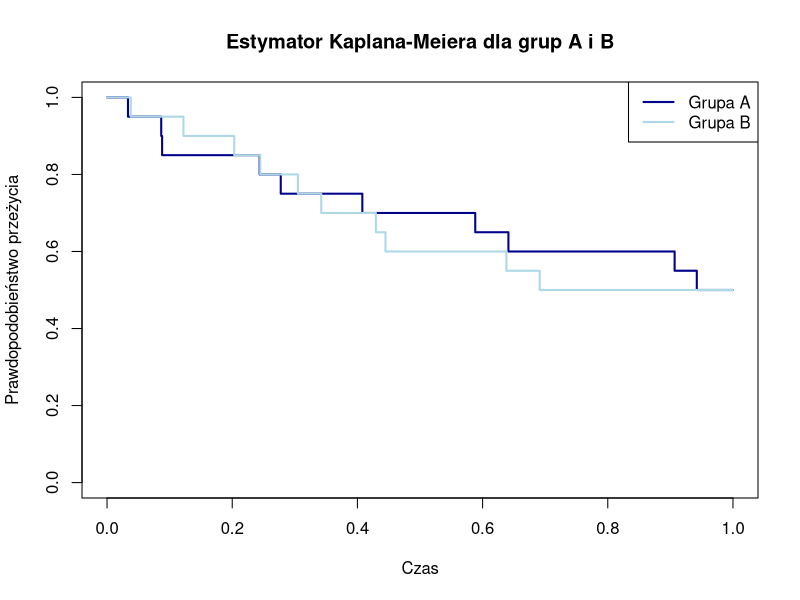
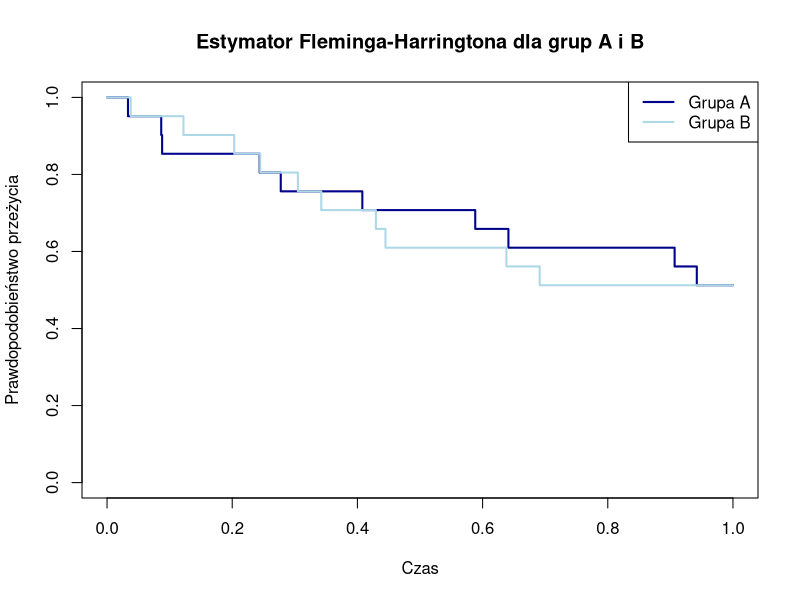
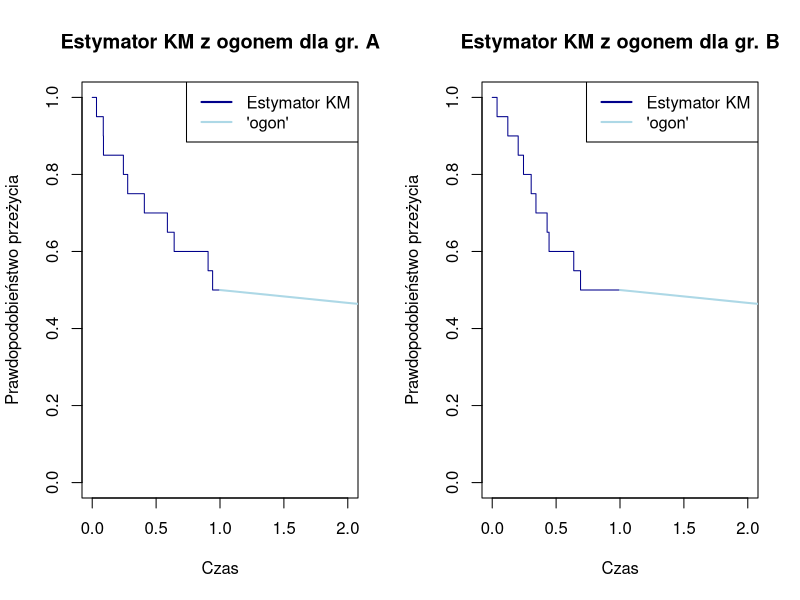
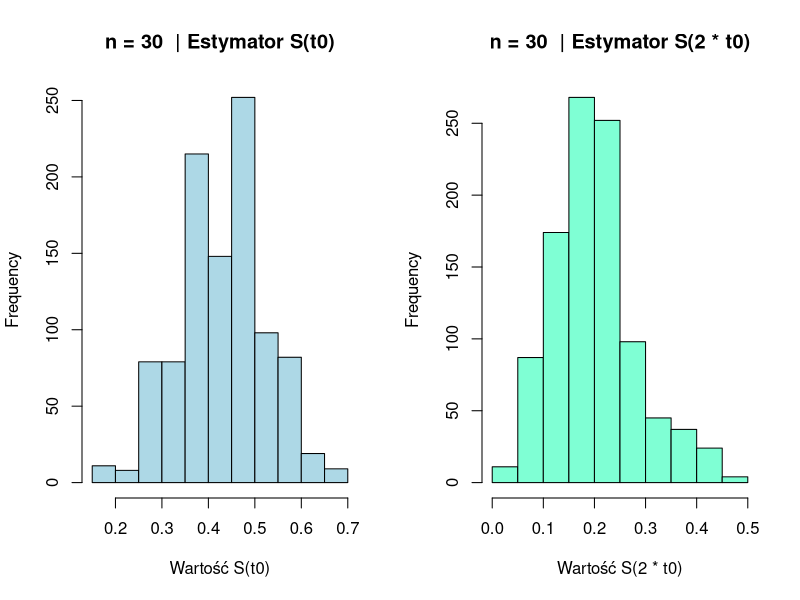
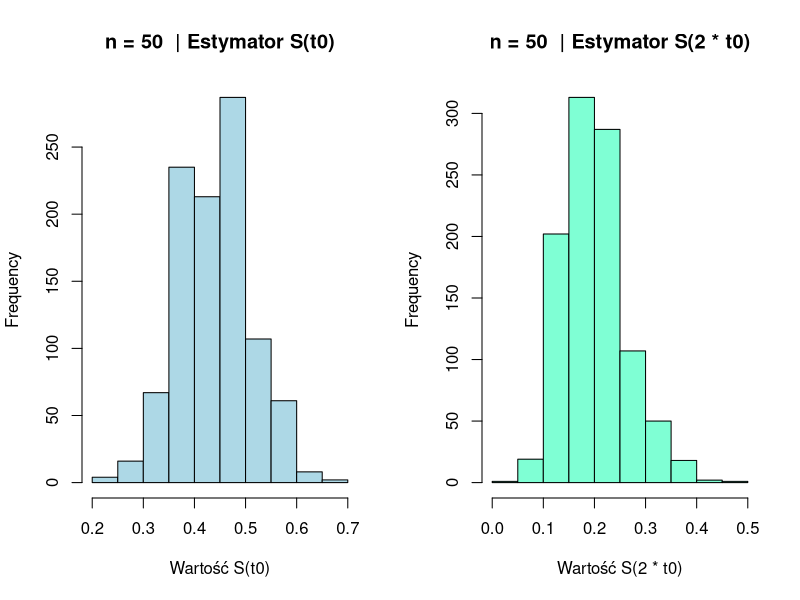
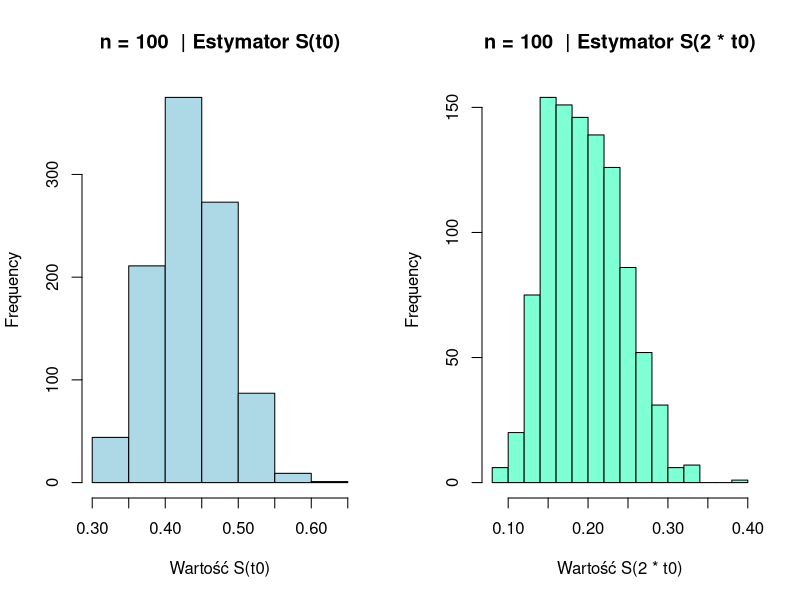

Reproduce these figures in R, in order.
## ---- chunk 1
knitr::opts_chunk$set(warning = FALSE, message = FALSE) 
knitr::opts_chunk$set(fig.pos = "H", out.extra = "", fig.align = "center")
library(knitr)
library(kableExtra)
## ---- chunk 2
n=20
t0=1
delta=numeric(n)
grupa_A <- numeric(n)
grupa_B <- numeric(n)

grupa_A[1:10] <- c(0.03345514, 0.08656403, 0.08799947, 0.24385821, 0.27755032,
0.40787247, 0.58825664, 0.64125620, 0.90679161, 0.94222208)

grupa_B[1:10] <- c(0.03788958, 0.12207257, 0.20319983, 0.24474299, 0.30492413,
0.34224462, 0.42950144, 0.44484582, 0.63805066, 0.69119721)

## cenzurowanie I-go typu

grupa_A[11:20] <- t0
grupa_B[11:20] <- t0

delta_A <- c(rep(1, 10), rep(0, 10))
delta_B <- c(rep(1, 10), rep(0, 10))

dane_A <- data.frame(czas = grupa_A, delta = delta_A)
dane_B <- data.frame(czas = grupa_B, delta = delta_B)
## ---- chunk 3

## zostawione dla histori
KM <- function(t,dane){
    n <- length(dane)
    i <- 1
    iloczyn <- 1
    while (i <= n && dane$czas[i] <= t) {
      iloczyn = iloczyn *(1-dane$delta[i]/(n-i+1))
      i=i+1
    }
    return(iloczyn)
}

## ---- chunk 4
library(survival)

km_fit_a <- survfit(Surv(czas,delta)~1, dane_A)
result_km_a <- data.frame(time = km_fit_a$time, surv = km_fit_a$surv)

km_fit_b <- survfit(Surv(czas,delta)~1, dane_B)
result_km_b <- data.frame(time = km_fit_b$time, surv = km_fit_b$surv)


plot(km_fit_a, col = "darkblue",conf.int = FALSE, lwd = 2, 
     xlab = "Czas", ylab = "Prawdopodobieństwo przeżycia", 
     main = "Estymator Kaplana-Meiera dla grup A i B",
     xlim = c(0, 1))
lines(km_fit_b, col = "lightblue",conf.int = FALSE, lwd = 2)
legend("topright",
       legend = c("Grupa A", "Grupa B"),
       col = c("darkblue", "lightblue"),
       lwd = 2)
## ---- chunk 5
fh_fit_a <- survfit(Surv(czas,delta)~1, dane_A, type = "fleming-harrington")
result_fh_a <- data.frame(time = fh_fit_a$time, surv = fh_fit_a$surv)

fh_fit_b <- survfit(Surv(czas,delta)~1, dane_B, type = "fleming-harrington")
result_fh_b <- data.frame(time = fh_fit_b$time, surv = fh_fit_b$surv)

plot(fh_fit_a, conf.int = FALSE, col = "darkblue", lwd = 2, 
     xlab = "Czas", ylab = "Prawdopodobieństwo przeżycia", 
     main = "Estymator Fleminga-Harringtona dla grup A i B",
     xlim = c(0, 1))
lines(fh_fit_b,conf.int = FALSE, col = "lightblue", lwd = 2)
legend("topright",
       legend = c("Grupa A", "Grupa B"),
       col = c("darkblue", "lightblue"),
       lwd = 2)
## ---- chunk 6

est <- function(time,km,t0){
  y <- numeric(length(time))
  i <- 1
  for (t in time){
    y[i] <- exp(log(min(km))*t/t0)
    i = i+1
  }
  return(y)
}

wykres <- function(dane,t0,nazwa_wykresu){
  km_fit <- survfit(Surv(czas,delta)~1, dane)
  ogonx <- seq(from = (t0), to = 2*t0, by = 0.1)
  ogony <- est(ogonx,km_fit$surv,t0)
  plot(km_fit, col = "darkblue",conf.int = FALSE,
       xlab = "Czas", ylab = "Prawdopodobieństwo przeżycia", 
       main = nazwa_wykresu,
       xlim = c(0, t0*2))
  lines(ogony, col = "lightblue", lwd = 2)
  legend("topright",
         legend = c("Estymator KM", "'ogon'"),
         col = c("darkblue", "lightblue"),
         lwd = 2)
}
## ---- chunk 7

par(mfrow = c(1,2))
wykres(dane_A,1,"Estymator KM z ogonem dla gr. A")

wykres(dane_B,1,"Estymator KM z ogonem dla gr. B")
## ---- chunk 8
typ_I <- function(t0, alfa, lambda, n){
  p <- runif(n)
  X<-numeric(n)
  delta <-numeric(n)
  for(i in 1:n){
  X[i]=(-(1/lambda))*log(1-(p[i])^(1/alfa))
  if(X[i]>t0){
    X[i] <- t0
    delta[i] <- 0
  }else{delta[i]<-1}}
  return(data.frame(X = X, delta = delta))
}
est <- function(time,km,t0){
  y <- numeric(length(time))
  i <- 1
  for (t in time){
    y[i] <- exp(log(min(km))*t/t0)
    i = i+1
  }
  return(y)
}
est_KM_ogon <- function(dane,t0){
  km_fit <- survfit(Surv(X,delta)~1, dane)
  ogonx <- seq(from = (t0+0.1), to = 2*t0, by = 0.1)
  ogony <- est(ogonx,km_fit$surv,t0)
  fy <- c(km_fit$surv, ogony)
  fx <- c(km_fit$time, ogonx)
  funkcja <- data.frame(x = fx, y = fy)
  xt0 <- funkcja$y[funkcja$x == t0]
  x2t0 <- funkcja$y[funkcja$x == 2*t0]
  return(c(xt0,x2t0))
  
}
par(mfrow = c(1,2))

histogramy <- function(alfa,lambda,t0,m,n_list){
  for(n in n_list){
    st0 <- numeric(m)
    s2t0 <- numeric(m)
    for(i in (1:m)){
      dane <- typ_I(t0,alfa,lambda,n)
      s <- est_KM_ogon(dane,t0)
      st0[i]<- s[1]
      s2t0[i]<- s[2]
    }
    hist(st0, col = "lightblue", 
         main = paste("n =", n, " | Estymator S(t0)"), 
         xlab = "Wartość S(t0)")
    hist(s2t0, col = "aquamarine",
         main = paste("n =", n, " | Estymator S(2 * t0)"), 
         xlab = "Wartość S(2 * t0)")
  }
}
n_list <- c(30,50,100)
alfa <- 4
lambda <- 1
t0 <- sqrt(alfa)/lambda
m <- 1000

histogramy(alfa,lambda,t0,m,n_list)
## ---- chunk 9
library(survival)
est <- function(t,km,t0){return(exp(log(km)*t/t0))}
## ---- chunk 10
sr_czas_KM <- function(dane,t0){
  km_fit <- survfit(Surv(czas,delta)~1, dane)
  bez_ogonu <- sum(diff(c(0,km_fit$time))*c(1,km_fit$surv[-length(km_fit$surv)]))
  ogon <- integrate(function(t) est(t, min(km_fit$surv), t0), t0, Inf)$value
  w <- bez_ogonu + ogon
  return(w)
}
## ---- chunk 11
sr_czas_FH <- function(dane,t0){
  km_fit <- survfit(Surv(czas,delta)~1, dane, type= "fleming-harrington")
  bez_ogonu <- sum(diff(c(0,km_fit$time))*c(1,km_fit$surv[-length(km_fit$surv)]))
  ogon <- integrate(function(t) est(t, min(km_fit$surv), t0), t0, Inf)$value
  w <- bez_ogonu + ogon
  return(w)
}
## ---- chunk 12
n=20
t0=1
delta=numeric(n)
grupa_A <- numeric(n)
grupa_B <- numeric(n)

grupa_A[1:10] <- c(0.03345514, 0.08656403, 0.08799947, 0.24385821, 0.27755032,
0.40787247, 0.58825664, 0.64125620, 0.90679161, 0.94222208)

grupa_B[1:10] <- c(0.03788958, 0.12207257, 0.20319983, 0.24474299, 0.30492413,
0.34224462, 0.42950144, 0.44484582, 0.63805066, 0.69119721)

## cenzurowanie I-go typu

grupa_A[11:20] <- t0
grupa_B[11:20] <- t0

delta_A <- c(rep(1, 10), rep(0, 10))
delta_B <- c(rep(1, 10), rep(0, 10))

dane_A <- data.frame(czas = grupa_A, delta = delta_A)
dane_B <- data.frame(czas = grupa_B, delta = delta_B)
## ---- chunk 13
KM_A<-sr_czas_KM(dane_A,1)
FH_A<-sr_czas_FH(dane_A,1)

KM_B<-sr_czas_KM(dane_B,1)
FH_B<-sr_czas_FH(dane_B,1)

tabela <- data.frame(
  dane_A = c(KM_A, FH_A),
  dane_B = c(KM_B, FH_B),
  row.names = c("estymator KM", "estymator FH")
)

kable(tabela, format = "latex", 
      booktabs = TRUE, caption = "Porównanie estymatorów") %>%
kable_styling(latex_options = c("hold_position"))
